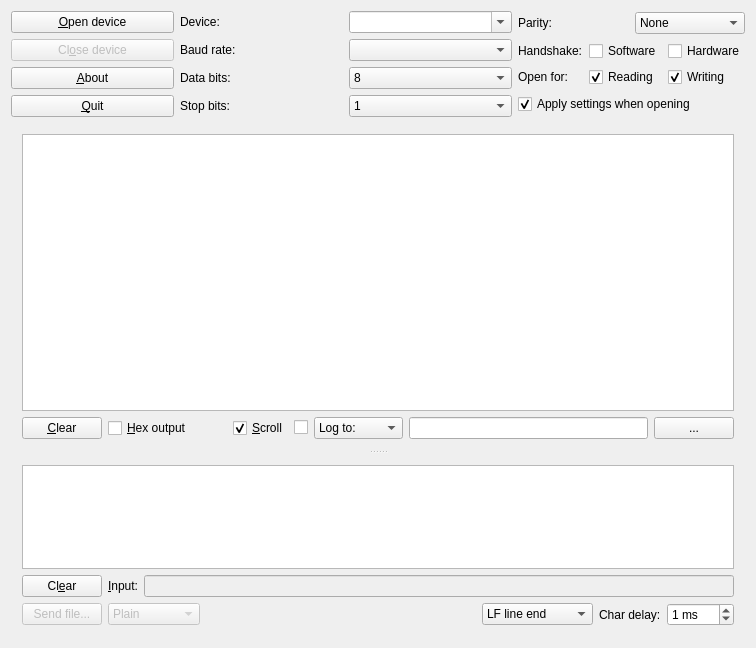
<?xml version="1.0" encoding="UTF-8"?>
<ui version="4.0">
 <class>CuteCommDlg</class>
 <widget class="QWidget" name="CuteCommDlg">
  <property name="geometry">
   <rect>
    <x>0</x>
    <y>0</y>
    <width>756</width>
    <height>648</height>
   </rect>
  </property>
  <property name="windowTitle">
   <string>CuteCom</string>
  </property>
  <layout class="QVBoxLayout">
   <item>
    <layout class="QGridLayout">
     <item row="3" column="1">
      <widget class="QLabel" name="textLabel5">
       <property name="text">
        <string>Stop bits:</string>
       </property>
       <property name="wordWrap">
        <bool>false</bool>
       </property>
       <property name="buddy">
        <cstring>m_stopCb</cstring>
       </property>
      </widget>
     </item>
     <item row="3" column="0">
      <widget class="QPushButton" name="m_quitPb">
       <property name="text">
        <string>&amp;Quit</string>
       </property>
       <property name="shortcut">
        <string>Alt+Q</string>
       </property>
      </widget>
     </item>
     <item row="2" column="1">
      <widget class="QLabel" name="textLabel3">
       <property name="text">
        <string>Data bits:</string>
       </property>
       <property name="wordWrap">
        <bool>false</bool>
       </property>
       <property name="buddy">
        <cstring>m_dataBitsCb</cstring>
       </property>
      </widget>
     </item>
     <item row="2" column="0">
      <widget class="QPushButton" name="m_aboutPb">
       <property name="text">
        <string>&amp;About</string>
       </property>
       <property name="shortcut">
        <string>Alt+A</string>
       </property>
      </widget>
     </item>
     <item row="2" column="2">
      <widget class="QComboBox" name="m_dataBitsCb">
       <property name="currentIndex">
        <number>3</number>
       </property>
       <item>
        <property name="text">
         <string>5</string>
        </property>
       </item>
       <item>
        <property name="text">
         <string>6</string>
        </property>
       </item>
       <item>
        <property name="text">
         <string>7</string>
        </property>
       </item>
       <item>
        <property name="text">
         <string>8</string>
        </property>
       </item>
      </widget>
     </item>
     <item row="0" column="1">
      <widget class="QLabel" name="textLabel1">
       <property name="text">
        <string>Device:</string>
       </property>
       <property name="wordWrap">
        <bool>false</bool>
       </property>
       <property name="buddy">
        <cstring>m_deviceCb</cstring>
       </property>
      </widget>
     </item>
     <item row="0" column="0">
      <widget class="QPushButton" name="m_connectPb">
       <property name="toolTip">
        <string/>
       </property>
       <property name="text">
        <string>&amp;Open device</string>
       </property>
       <property name="shortcut">
        <string>Alt+O</string>
       </property>
      </widget>
     </item>
     <item row="1" column="0">
      <widget class="QPushButton" name="m_closePb">
       <property name="enabled">
        <bool>false</bool>
       </property>
       <property name="text">
        <string>Cl&amp;ose device</string>
       </property>
       <property name="shortcut">
        <string>Alt+O</string>
       </property>
      </widget>
     </item>
     <item row="3" column="2">
      <widget class="QComboBox" name="m_stopCb">
       <item>
        <property name="text">
         <string>1</string>
        </property>
       </item>
       <item>
        <property name="text">
         <string>2</string>
        </property>
       </item>
      </widget>
     </item>
     <item row="1" column="1">
      <widget class="QLabel" name="textLabel2">
       <property name="text">
        <string>Baud rate:</string>
       </property>
       <property name="wordWrap">
        <bool>false</bool>
       </property>
       <property name="buddy">
        <cstring>m_baudCb</cstring>
       </property>
      </widget>
     </item>
     <item row="0" column="2">
      <widget class="QComboBox" name="m_deviceCb">
       <property name="toolTip">
        <string>&lt;html&gt;&lt;head/&gt;&lt;body&gt;&lt;p&gt;&lt;span style=&quot; text-decoration: underline;&quot;&gt;Serial port name or url (Ctrl+Del for remove)&lt;/span&gt;:&lt;/p&gt;&lt;p&gt;COM2 (Windows)&lt;br/&gt;/dev/ttyUSB1 (Linux)&lt;br/&gt;&lt;/p&gt;&lt;p&gt;rfc2217://&amp;lt;host&amp;gt;:&amp;lt;port&amp;gt;[/ign_set_control][/poll_modem][/timeout=&amp;lt;value in sec&amp;gt;]&lt;br/&gt;socket://&amp;lt;host&amp;gt;:&amp;lt;port&amp;gt;&lt;br/&gt;loop://&lt;/p&gt;&lt;/body&gt;&lt;/html&gt;</string>
       </property>
       <property name="editable">
        <bool>true</bool>
       </property>
      </widget>
     </item>
     <item row="1" column="2">
      <widget class="QComboBox" name="m_baudCb">
       <property name="currentIndex">
        <number>-1</number>
       </property>
      </widget>
     </item>
     <item row="0" column="3" rowspan="4">
      <layout class="QVBoxLayout">
       <item>
        <layout class="QHBoxLayout">
         <item>
          <widget class="QLabel" name="textLabel4">
           <property name="text">
            <string>Parity:</string>
           </property>
           <property name="wordWrap">
            <bool>false</bool>
           </property>
           <property name="buddy">
            <cstring>m_parityCb</cstring>
           </property>
          </widget>
         </item>
         <item>
          <widget class="QComboBox" name="m_parityCb">
           <item>
            <property name="text">
             <string>None</string>
            </property>
           </item>
           <item>
            <property name="text">
             <string>Odd</string>
            </property>
           </item>
           <item>
            <property name="text">
             <string>Even</string>
            </property>
           </item>
           <item>
            <property name="text">
             <string>Mark</string>
            </property>
           </item>
           <item>
            <property name="text">
             <string>Space</string>
            </property>
           </item>
          </widget>
         </item>
        </layout>
       </item>
       <item>
        <layout class="QGridLayout">
         <item row="0" column="2">
          <widget class="QCheckBox" name="m_hardwareCb">
           <property name="toolTip">
            <string>Enable Hardware Handshake</string>
           </property>
           <property name="text">
            <string>Hardware</string>
           </property>
          </widget>
         </item>
         <item row="0" column="1">
          <widget class="QCheckBox" name="m_softwareCb">
           <property name="toolTip">
            <string>Enable Software Handshake (XON/XOFF)</string>
           </property>
           <property name="text">
            <string>Software</string>
           </property>
          </widget>
         </item>
         <item row="1" column="2">
          <widget class="QCheckBox" name="m_writeCb">
           <property name="toolTip">
            <string>Usually you want to use read and write</string>
           </property>
           <property name="text">
            <string>Writing</string>
           </property>
           <property name="checked">
            <bool>true</bool>
           </property>
          </widget>
         </item>
         <item row="1" column="1">
          <widget class="QCheckBox" name="m_readCb">
           <property name="toolTip">
            <string>Usually you want to use read and write</string>
           </property>
           <property name="text">
            <string>Reading</string>
           </property>
           <property name="checked">
            <bool>true</bool>
           </property>
          </widget>
         </item>
         <item row="1" column="0">
          <widget class="QLabel" name="textLabel1_3">
           <property name="text">
            <string>Open for:</string>
           </property>
           <property name="wordWrap">
            <bool>false</bool>
           </property>
          </widget>
         </item>
         <item row="0" column="0">
          <widget class="QLabel" name="textLabel2_2">
           <property name="text">
            <string>Handshake:</string>
           </property>
           <property name="wordWrap">
            <bool>false</bool>
           </property>
          </widget>
         </item>
        </layout>
       </item>
       <item>
        <widget class="QCheckBox" name="m_applyCb">
         <property name="text">
          <string>Apply settings when opening</string>
         </property>
         <property name="checked">
          <bool>true</bool>
         </property>
        </widget>
       </item>
      </layout>
     </item>
    </layout>
   </item>
   <item>
    <widget class="QSplitter" name="splitter2">
     <property name="orientation">
      <enum>Qt::Vertical</enum>
     </property>
     <widget class="QFrame" name="frame3">
      <property name="sizePolicy">
       <sizepolicy hsizetype="Preferred" vsizetype="Preferred">
        <horstretch>0</horstretch>
        <verstretch>2</verstretch>
       </sizepolicy>
      </property>
      <property name="frameShape">
       <enum>QFrame::NoFrame</enum>
      </property>
      <property name="frameShadow">
       <enum>QFrame::Plain</enum>
      </property>
      <layout class="QVBoxLayout">
       <item>
        <widget class="QTextBrowser" name="m_outputView">
         <property name="font">
          <font>
           <family>Courier</family>
          </font>
         </property>
         <property name="html">
          <string notr="true">&lt;!DOCTYPE HTML PUBLIC &quot;-//W3C//DTD HTML 4.0//EN&quot; &quot;http://www.w3.org/TR/REC-html40/strict.dtd&quot;&gt;
&lt;html&gt;&lt;head&gt;&lt;meta name=&quot;qrichtext&quot; content=&quot;1&quot; /&gt;&lt;style type=&quot;text/css&quot;&gt;
p, li { white-space: pre-wrap; }
&lt;/style&gt;&lt;/head&gt;&lt;body style=&quot; font-family:'Courier'; font-size:9pt; font-weight:400; font-style:normal;&quot;&gt;
&lt;p style=&quot;-qt-paragraph-type:empty; margin-top:0px; margin-bottom:0px; margin-left:0px; margin-right:0px; -qt-block-indent:0; text-indent:0px;&quot;&gt;&lt;br /&gt;&lt;/p&gt;&lt;/body&gt;&lt;/html&gt;</string>
         </property>
         <property name="acceptRichText">
          <bool>false</bool>
         </property>
         <property name="textInteractionFlags">
          <set>Qt::TextSelectableByMouse</set>
         </property>
         <property name="openLinks">
          <bool>false</bool>
         </property>
        </widget>
       </item>
       <item>
        <layout class="QHBoxLayout">
         <item>
          <widget class="QPushButton" name="m_clearOutputPb">
           <property name="toolTip">
            <string>Clear the output window</string>
           </property>
           <property name="text">
            <string>&amp;Clear</string>
           </property>
           <property name="shortcut">
            <string>Alt+C</string>
           </property>
          </widget>
         </item>
         <item>
          <widget class="QCheckBox" name="m_hexOutputCb">
           <property name="sizePolicy">
            <sizepolicy hsizetype="Minimum" vsizetype="Fixed">
             <horstretch>1</horstretch>
             <verstretch>0</verstretch>
            </sizepolicy>
           </property>
           <property name="toolTip">
            <string>Show the output in hexadecimal format</string>
           </property>
           <property name="text">
            <string>&amp;Hex output</string>
           </property>
           <property name="shortcut">
            <string>Alt+H</string>
           </property>
          </widget>
         </item>
         <item>
          <widget class="QCheckBox" name="m_scrollCb">
           <property name="text">
            <string>&amp;Scroll</string>
           </property>
           <property name="shortcut">
            <string>Alt+S</string>
           </property>
           <property name="checked">
            <bool>true</bool>
           </property>
          </widget>
         </item>
         <item>
          <widget class="QCheckBox" name="m_enableLoggingCb">
           <property name="toolTip">
            <string>Enable logging the data to a file. Chose &quot;Append to&quot; to append instead overwrite to an existing file.</string>
           </property>
           <property name="text">
            <string/>
           </property>
          </widget>
         </item>
         <item>
          <widget class="QComboBox" name="m_logAppendCb">
           <property name="toolTip">
            <string>Enable logging the data to a file. Chose &quot;Append to&quot; to append instead overwrite to an existing file.</string>
           </property>
           <item>
            <property name="text">
             <string>Log to:</string>
            </property>
           </item>
           <item>
            <property name="text">
             <string>Append to:</string>
            </property>
           </item>
          </widget>
         </item>
         <item>
          <widget class="QLineEdit" name="m_logFileLe">
           <property name="sizePolicy">
            <sizepolicy hsizetype="Expanding" vsizetype="Fixed">
             <horstretch>2</horstretch>
             <verstretch>0</verstretch>
            </sizepolicy>
           </property>
           <property name="toolTip">
            <string>The logfile</string>
           </property>
          </widget>
         </item>
         <item>
          <widget class="QPushButton" name="m_logFileFileDialog">
           <property name="toolTip">
            <string>Open file dialog</string>
           </property>
           <property name="text">
            <string>...</string>
           </property>
          </widget>
         </item>
        </layout>
       </item>
      </layout>
     </widget>
     <widget class="QFrame" name="frame4">
      <property name="sizePolicy">
       <sizepolicy hsizetype="Preferred" vsizetype="Preferred">
        <horstretch>0</horstretch>
        <verstretch>1</verstretch>
       </sizepolicy>
      </property>
      <property name="frameShape">
       <enum>QFrame::NoFrame</enum>
      </property>
      <property name="frameShadow">
       <enum>QFrame::Plain</enum>
      </property>
      <layout class="QVBoxLayout">
       <item>
        <widget class="QListWidget" name="m_oldCmdsLb"/>
       </item>
       <item>
        <layout class="QHBoxLayout">
         <item>
          <widget class="QPushButton" name="m_clearOldCmdsPb">
           <property name="text">
            <string>Cl&amp;ear</string>
           </property>
           <property name="shortcut">
            <string>Alt+E</string>
           </property>
          </widget>
         </item>
         <item>
          <widget class="QLabel" name="textLabel1_2">
           <property name="text">
            <string>&amp;Input:</string>
           </property>
           <property name="wordWrap">
            <bool>false</bool>
           </property>
           <property name="buddy">
            <cstring>m_cmdLe</cstring>
           </property>
          </widget>
         </item>
         <item>
          <widget class="QLineEdit" name="m_cmdLe">
           <property name="enabled">
            <bool>false</bool>
           </property>
           <property name="toolTip">
            <string>Enter commands here, Ctrl+C, Ctrl+S, Ctrl+Q also work</string>
           </property>
          </widget>
         </item>
        </layout>
       </item>
       <item>
        <layout class="QHBoxLayout">
         <item>
          <widget class="QPushButton" name="m_sendPb">
           <property name="enabled">
            <bool>false</bool>
           </property>
           <property name="toolTip">
            <string>Select a file to be sent using the specified protocol</string>
           </property>
           <property name="text">
            <string>Send file...</string>
           </property>
           <property name="autoDefault">
            <bool>false</bool>
           </property>
          </widget>
         </item>
         <item>
          <widget class="QComboBox" name="m_protoPb">
           <property name="enabled">
            <bool>false</bool>
           </property>
           <property name="toolTip">
            <string>Select the transfer protocol</string>
           </property>
           <item>
            <property name="text">
             <string>Plain</string>
            </property>
           </item>
           <item>
            <property name="text">
             <string>XModem</string>
            </property>
           </item>
           <item>
            <property name="text">
             <string>ZModem</string>
            </property>
           </item>
           <item>
            <property name="text">
             <string>YModem</string>
            </property>
           </item>
           <item>
            <property name="text">
             <string>1kXModem</string>
            </property>
           </item>
           <item>
            <property name="text">
             <string>Script</string>
            </property>
           </item>
          </widget>
         </item>
         <item>
          <spacer>
           <property name="orientation">
            <enum>Qt::Horizontal</enum>
           </property>
           <property name="sizeType">
            <enum>QSizePolicy::Expanding</enum>
           </property>
           <property name="sizeHint" stdset="0">
            <size>
             <width>40</width>
             <height>20</height>
            </size>
           </property>
          </spacer>
         </item>
         <item>
          <widget class="QComboBox" name="m_inputModeCb">
           <property name="toolTip">
            <string>Select the line end termination</string>
           </property>
           <item>
            <property name="text">
             <string>LF line end</string>
            </property>
           </item>
           <item>
            <property name="text">
             <string>CR line end</string>
            </property>
           </item>
           <item>
            <property name="text">
             <string>CR,LF line end</string>
            </property>
           </item>
           <item>
            <property name="text">
             <string>No line end</string>
            </property>
           </item>
           <item>
            <property name="text">
             <string>Hex input</string>
            </property>
           </item>
          </widget>
         </item>
         <item>
          <widget class="QLabel" name="textLabel1_4">
           <property name="text">
            <string>Char delay:</string>
           </property>
           <property name="wordWrap">
            <bool>false</bool>
           </property>
          </widget>
         </item>
         <item>
          <widget class="QSpinBox" name="m_charDelaySb">
           <property name="toolTip">
            <string>Delay between single characters</string>
           </property>
           <property name="suffix">
            <string> ms</string>
           </property>
           <property name="maximum">
            <number>250</number>
           </property>
           <property name="value">
            <number>1</number>
           </property>
          </widget>
         </item>
        </layout>
       </item>
      </layout>
     </widget>
    </widget>
   </item>
  </layout>
 </widget>
 <layoutdefault spacing="6" margin="11"/>
 <pixmapfunction>qPixmapFromMimeSource</pixmapfunction>
 <tabstops>
  <tabstop>m_connectPb</tabstop>
  <tabstop>m_closePb</tabstop>
  <tabstop>m_aboutPb</tabstop>
  <tabstop>m_quitPb</tabstop>
  <tabstop>m_deviceCb</tabstop>
  <tabstop>m_baudCb</tabstop>
  <tabstop>m_dataBitsCb</tabstop>
  <tabstop>m_stopCb</tabstop>
  <tabstop>m_parityCb</tabstop>
  <tabstop>m_softwareCb</tabstop>
  <tabstop>m_hardwareCb</tabstop>
  <tabstop>m_readCb</tabstop>
  <tabstop>m_writeCb</tabstop>
  <tabstop>m_applyCb</tabstop>
  <tabstop>m_outputView</tabstop>
  <tabstop>m_clearOutputPb</tabstop>
  <tabstop>m_hexOutputCb</tabstop>
  <tabstop>m_enableLoggingCb</tabstop>
  <tabstop>m_logAppendCb</tabstop>
  <tabstop>m_logFileLe</tabstop>
  <tabstop>m_logFileFileDialog</tabstop>
  <tabstop>m_cmdLe</tabstop>
  <tabstop>m_sendPb</tabstop>
  <tabstop>m_protoPb</tabstop>
  <tabstop>m_inputModeCb</tabstop>
  <tabstop>m_charDelaySb</tabstop>
  <tabstop>m_oldCmdsLb</tabstop>
 </tabstops>
 <resources/>
 <connections>
  <connection>
   <sender>m_clearOldCmdsPb</sender>
   <signal>clicked()</signal>
   <receiver>m_oldCmdsLb</receiver>
   <slot>clear()</slot>
   <hints>
    <hint type="sourcelabel">
     <x>55</x>
     <y>580</y>
    </hint>
    <hint type="destinationlabel">
     <x>61</x>
     <y>530</y>
    </hint>
   </hints>
  </connection>
  <connection>
   <sender>m_clearOldCmdsPb</sender>
   <signal>clicked()</signal>
   <receiver>m_cmdLe</receiver>
   <slot>clear()</slot>
   <hints>
    <hint type="sourcelabel">
     <x>93</x>
     <y>583</y>
    </hint>
    <hint type="destinationlabel">
     <x>171</x>
     <y>581</y>
    </hint>
   </hints>
  </connection>
  <connection>
   <sender>m_clearOutputPb</sender>
   <signal>clicked()</signal>
   <receiver>m_outputView</receiver>
   <slot>clear()</slot>
   <hints>
    <hint type="sourcelabel">
     <x>69</x>
     <y>434</y>
    </hint>
    <hint type="destinationlabel">
     <x>57</x>
     <y>383</y>
    </hint>
   </hints>
  </connection>
  <connection>
   <sender>m_applyCb</sender>
   <signal>toggled(bool)</signal>
   <receiver>m_stopCb</receiver>
   <slot>setEnabled(bool)</slot>
   <hints>
    <hint type="sourcelabel">
     <x>530</x>
     <y>127</y>
    </hint>
    <hint type="destinationlabel">
     <x>479</x>
     <y>126</y>
    </hint>
   </hints>
  </connection>
  <connection>
   <sender>m_applyCb</sender>
   <signal>toggled(bool)</signal>
   <receiver>m_baudCb</receiver>
   <slot>setEnabled(bool)</slot>
   <hints>
    <hint type="sourcelabel">
     <x>690</x>
     <y>126</y>
    </hint>
    <hint type="destinationlabel">
     <x>424</x>
     <y>53</y>
    </hint>
   </hints>
  </connection>
  <connection>
   <sender>m_applyCb</sender>
   <signal>toggled(bool)</signal>
   <receiver>m_dataBitsCb</receiver>
   <slot>setEnabled(bool)</slot>
   <hints>
    <hint type="sourcelabel">
     <x>620</x>
     <y>123</y>
    </hint>
    <hint type="destinationlabel">
     <x>484</x>
     <y>87</y>
    </hint>
   </hints>
  </connection>
  <connection>
   <sender>m_applyCb</sender>
   <signal>toggled(bool)</signal>
   <receiver>m_softwareCb</receiver>
   <slot>setEnabled(bool)</slot>
   <hints>
    <hint type="sourcelabel">
     <x>651</x>
     <y>124</y>
    </hint>
    <hint type="destinationlabel">
     <x>596</x>
     <y>76</y>
    </hint>
   </hints>
  </connection>
  <connection>
   <sender>m_applyCb</sender>
   <signal>toggled(bool)</signal>
   <receiver>m_hardwareCb</receiver>
   <slot>setEnabled(bool)</slot>
   <hints>
    <hint type="sourcelabel">
     <x>675</x>
     <y>127</y>
    </hint>
    <hint type="destinationlabel">
     <x>673</x>
     <y>70</y>
    </hint>
   </hints>
  </connection>
  <connection>
   <sender>m_applyCb</sender>
   <signal>toggled(bool)</signal>
   <receiver>m_parityCb</receiver>
   <slot>setEnabled(bool)</slot>
   <hints>
    <hint type="sourcelabel">
     <x>718</x>
     <y>125</y>
    </hint>
    <hint type="destinationlabel">
     <x>719</x>
     <y>31</y>
    </hint>
   </hints>
  </connection>
  <connection>
   <sender>m_enableLoggingCb</sender>
   <signal>toggled(bool)</signal>
   <receiver>m_logAppendCb</receiver>
   <slot>setDisabled(bool)</slot>
   <hints>
    <hint type="sourcelabel">
     <x>310</x>
     <y>431</y>
    </hint>
    <hint type="destinationlabel">
     <x>352</x>
     <y>432</y>
    </hint>
   </hints>
  </connection>
  <connection>
   <sender>m_enableLoggingCb</sender>
   <signal>toggled(bool)</signal>
   <receiver>m_logFileFileDialog</receiver>
   <slot>setDisabled(bool)</slot>
   <hints>
    <hint type="sourcelabel">
     <x>304</x>
     <y>424</y>
    </hint>
    <hint type="destinationlabel">
     <x>683</x>
     <y>432</y>
    </hint>
   </hints>
  </connection>
  <connection>
   <sender>m_enableLoggingCb</sender>
   <signal>toggled(bool)</signal>
   <receiver>m_logFileLe</receiver>
   <slot>setDisabled(bool)</slot>
   <hints>
    <hint type="sourcelabel">
     <x>314</x>
     <y>424</y>
    </hint>
    <hint type="destinationlabel">
     <x>499</x>
     <y>420</y>
    </hint>
   </hints>
  </connection>
 </connections>
</ui>
